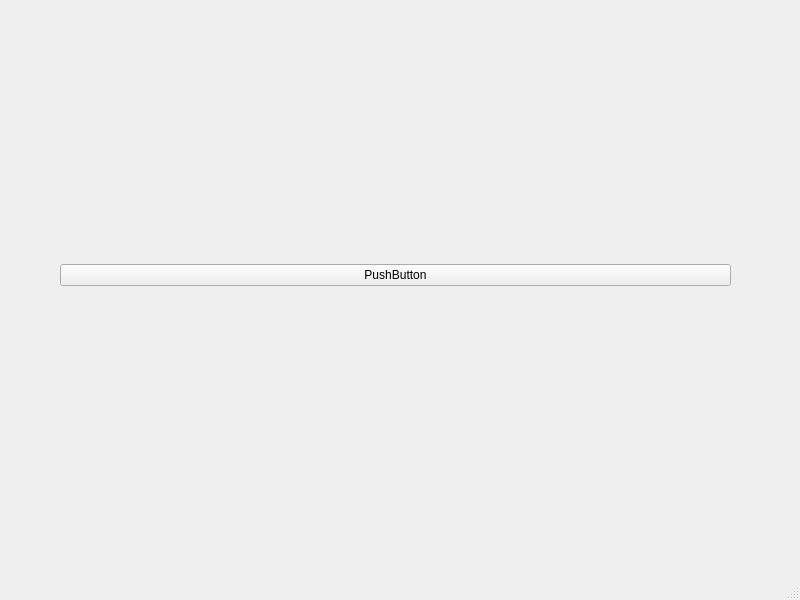
<?xml version="1.0" encoding="UTF-8"?>
<ui version="4.0">
 <class>MainWindow</class>
 <widget class="QMainWindow" name="MainWindow">
  <property name="geometry">
   <rect>
    <x>0</x>
    <y>0</y>
    <width>800</width>
    <height>600</height>
   </rect>
  </property>
  <property name="windowTitle">
   <string>MainWindow</string>
  </property>
  <widget class="QWidget" name="centralwidget">
   <widget class="QWidget" name="gridLayoutWidget">
    <property name="geometry">
     <rect>
      <x>60</x>
      <y>0</y>
      <width>671</width>
      <height>551</height>
     </rect>
    </property>
    <layout class="QGridLayout" name="gridLayout">
     <item row="0" column="0">
      <widget class="QPushButton" name="pushButton">
       <property name="text">
        <string>PushButton</string>
       </property>
      </widget>
     </item>
    </layout>
   </widget>
  </widget>
  <widget class="QMenuBar" name="menubar">
   <property name="geometry">
    <rect>
     <x>0</x>
     <y>0</y>
     <width>800</width>
     <height>20</height>
    </rect>
   </property>
  </widget>
  <widget class="QStatusBar" name="statusbar"/>
 </widget>
 <resources/>
 <connections/>
</ui>
